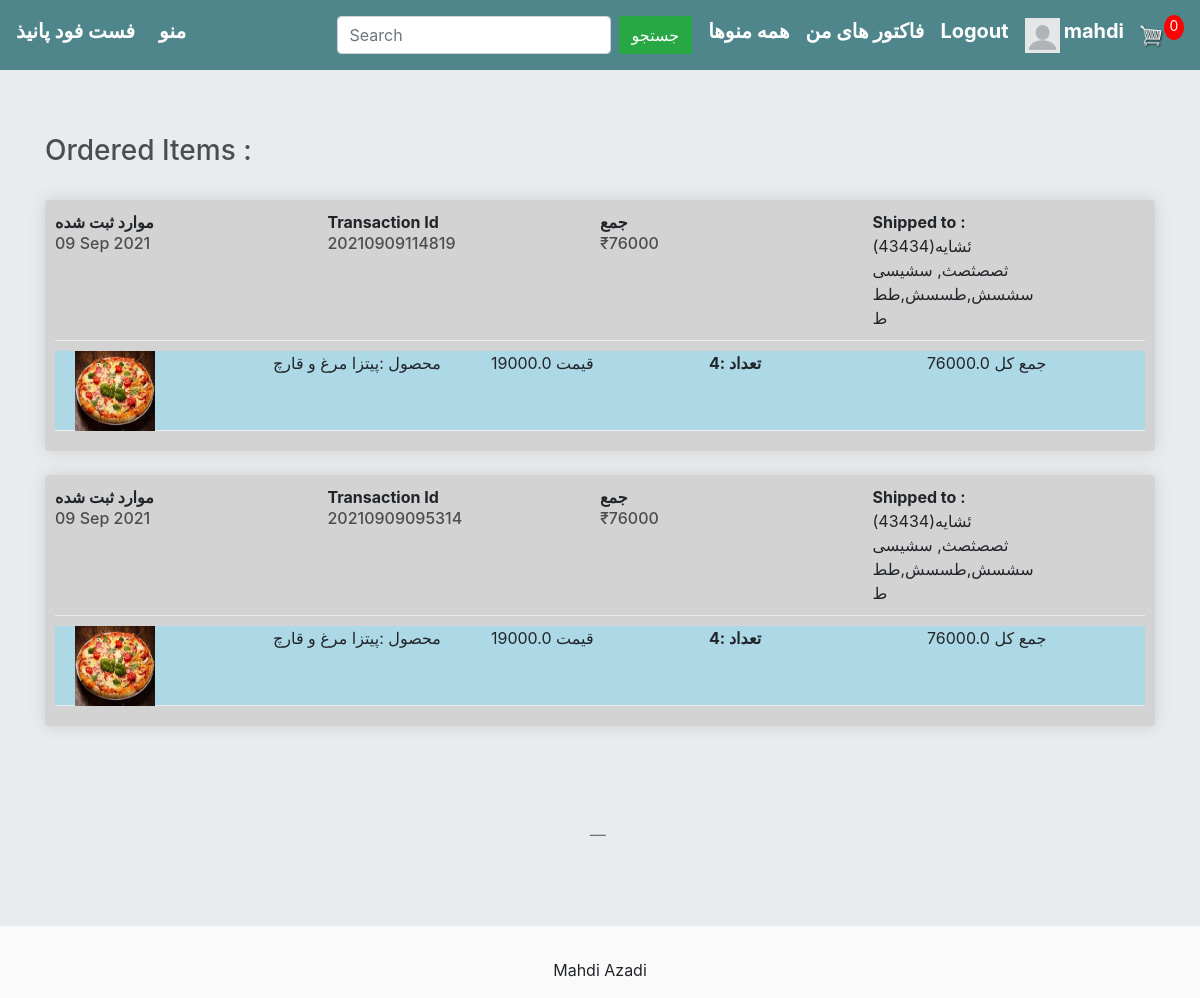
The app's page /order_details/ (signed in) with its own data.
### store/models.py (models this page shows, shortened)
class FullOrder(models.Model):
    user = models.ForeignKey(User,on_delete=models.CASCADE,null=True)
    recepient_fullname = models.CharField(max_length=100, null=True, blank=False)
    phone_no = models.IntegerField(null=True, blank=False)
    address_line1 = models.CharField(max_length=200, null=True, blank=False)
    address_line2 = models.CharField(max_length=100, null=True, blank=True)
    city = models.CharField(max_length=200, null=True,blank=False)
    state = models.CharField(max_length=200, null=True,blank=False)
    country = models.CharField(max_length=100, null=True, blank=False)
    zipcode = models.CharField(max_length=200, null=True,blank=False)
    amount = models.IntegerField(null=True,blank=True)
    transaction_id = models.CharField(max_length=100,null=True,blank=False)
    date_ordered = models.DateTimeField(auto_now_add=True,null=True,blank=True)

class Purchased_item(models.Model):
    user = models.ForeignKey(User,on_delete=models.CASCADE,null=True)
    order = models.ForeignKey(FullOrder,on_delete=models.CASCADE,null=True)
    quantity = models.IntegerField(default=0, blank=True, null=True)
    name = models.CharField(max_length=100, blank=False, name=False)
    price = models.FloatField(blank=False, null=True)
    image = models.ImageField(null=True, blank=True)
    description = models.TextField(null=True, blank=True)
    @property
    def get_imageURL(self):
        try:
            url = self.image.url
        except:
            url = ''
        return url
    @property
    def get_total(self):
        total = self.price * self.quantity
        return total

### store/views.py (the view)
# urls.py: path('order_details/',views.order_details,name='order_details'),
def order_details(request):
    if not request.user.is_authenticated:
        return HttpResponseRedirect(reverse('user_login'))
    total_item_cart = 0
    if request.user.is_authenticated:
        items = OrderItem.objects.filter(user=request.user)
        for item in items:
            total_item_cart += item.quantity
    orders = FullOrder.objects.filter(user=request.user).order_by('-date_ordered')
    ordered = []
    for order in orders:
        tt = []
        items = Purchased_item.objects.filter(order=order)
        for item in items:
            tt.append(item)
        ordered.append({'order': order, 'items': tt})
    product_categories = ProductCategories.objects.all()
    context = {
        'product_categories': product_categories,
        'ordered': ordered,
        'total_item_cart': total_item_cart,
    }
    return render(request,'store/order_details.html',context)

### store/templates/store/order_details.html (shortened to what this page needs)
{% extends 'store/main.html' %}
{% block content %}
    <h3>Ordered Items : </h3>
    <br>
    <div>
        {% if request.user.is_authenticated %}
            {% for order in ordered %}
                <div class="box-element" style="background-color: lightgray">
                        <div class="cart-row">
                            <div style="flex:1">
                                <strong>موارد ثبت شده</strong>
                                <h6>{{ order.order.date_ordered | date:"d M Y"}} </h6>
                            </div>
                            <div style="flex:1">
                                <strong>Transaction Id</strong>
                                <h6>{{order.order.transaction_id}}</h6>
                            </div>
                            <div style="flex:1">
                                <strong>جمع</strong>
                                <h6>&#8377;{{order.order.amount}}</h6>
                            </div>
                            <div style="flex:1">
                                <strong>Shipped to :</strong>
                                <div>{{order.order.recepient_fullname}}({{order.order.phone_no}})</div>
                                <div>{{order.order.address_line1}}, {{order.order.address_line2}}</div>
                                <div>{{order.order.city}},{{order.order.state}},{{order.order.country}}</div>
                                <div>{{order.order.zipcode}}</div>
                            </div>
                        </div>
                    {% for item in order.items %}
                        <div class="cart-row" style="background-color: lightblue;height: 80px">
                            <div style="flex:1"><img style="width: 80px; height: 80px;margin-left: 20px" class="row-image" src="{{item.get_imageURL}}"></div>
                            <div style="flex:1"><p>محصول :{{item.name}}</p></div>
                            <div style="flex:1"><p> قیمت {{item.price}}</p></div>
                            <div style="flex:1">
                                <p class="quantity">تعداد :{{item.quantity}}</p>
                            </div>
                            <div style="flex:1"><p> جمع کل {{item.get_total}}</p></div>
                        </div>
                    {% endfor %}
                </div>
                <br>
            {% endfor %}
            <br>
        {% endif %}
    </div>
    <br><br>
    <blockquote class="blockquote text-center">
        <footer class="blockquote-footer"> </footer>
    </blockquote>
{% endblock %}

### store/templates/store/main.html (shortened to what this page needs)
<!DOCTYPE html>
{% load static %}
<html>
<head>
	<link rel="stylesheet" href="https://stackpath.bootstrapcdn.com/bootstrap/4.4.1/css/bootstrap.min.css">
	<link rel="stylesheet" href="https://maxcdn.bootstrapcdn.com/bootstrap/4.0.0/css/bootstrap.min.css">
	<link rel="stylesheet" href="https://cdnjs.cloudflare.com/ajax/libs/font-awesome/5.14.0/css/all.min.css" />
	<link rel="stylesheet" type="text/css" href="{% static 'store/css/main.css' %}">
</head>
<body>
	<nav class="navbar navbar-expand-lg navbar-dark bg-dark">
	  <h5><strong><a class="navbar-brand" href="{% url 'store' %}" style="color: white">فست فود پانیذ</a></strong></h5>
	  <div class="collapse navbar-collapse" id="navbarSupportedContent">
	    <ul class="navbar-nav mr-auto">
	      <li class="nav-item active">
	        <h5><strong><a class="nav-link" href="{% url 'store' %}" style="color: white">منو <span class="sr-only">(current)</span></a></strong></h5>
	      </li>
	    </ul>
	    <div class="form-inline my-2 my-lg-0">
	    	<form method="get" action="{% url 'search' %}" class="form-inline my-2 my-lg-0">
					<input type="search" name="search" aria-label="Search" placeholder="Search" class="form-control mr-sm-2">
					<button class="btn btn-success my-2 mr-sm-3" type="submit">جستجو</button>
			</form>
			<div class="dropdown mr-sm-3">
					  <h5><strong><a style="color: white">همه  منوها</a></strong></h5>
			</div>
	    	{% if request.user.is_authenticated %}
	     		<h5 class="mr-sm-3"><strong><a href="{% url 'order_details' %}" style="color: white">فاکتور های من</a></strong></h5>
	     		<h5 class="mr-sm-3"><strong><a href="{% url 'user_logout' %}" style="color: white">Logout</a></strong></h5>
	     		{% if request.user.profile.photo %}
					<a href="{% url 'profilepage' username=user.username %}"><img class="mr-sm-1" src="{{ request.user.profile.photo.url }}" width="35" height="35"></a>
				{% else %}
					<a href="{% url 'profilepage' username=user.username %}"><img class="mr-sm-1" src="/static/images/default.png" width="35" , height="35"></a>
				{% endif %}
		    	<h5><strong><a href="{% url 'profilepage' username=request.user.username %}" style="color: white">{{request.user.username}}</a></strong></h5>
	     	{% else %}
	     		<h5 class="mr-sm-3"><strong><a href="{% url 'user_login' %}" style="color: white">ورود</a></strong></h5>
	     		<div>
		     		<h5 class="mr-sm-3"><strong><a href="{% url 'register' %}" style="color: white">ایجاد حساب</a></strong></h5>
	     		</div>
	     	{% endif %}
	     	<a href="{% url 'cart' %}">
	    		<img  id="cart-icon" src="{% static 'images/cart.png' %}">
	    	</a>
	    	<p id="cart-total">{{total_item_cart}}</p>
	    </div>
	  </div>
	</nav>
	<div class="jumbotron jumbotron-fluid">
		<div class="container container-fluid">
			{% block content %}
			{% endblock %}
		</div>
	</div>
	<footer class="footer">
		<p style="text-align: center;">Mahdi Azadi</p>
	</footer>
</body>
</html>

### store/static/store/css/main.css (style rules this page uses)
body { background-color: hsl(0, 0%, 98%); }
h1,h2,h3,h4,h5,h6 { color:hsl(0, 0%, 30%); }
.box-element { box-shadow:hsl(0, 0%, 80%) 0 0 16px; background-color: #fff; border-radius: 4px; padding: 10px; }
.bg-dark { background-color: #4f868c!important; }
#cart-icon { width:25px; display: inline-block; margin-left: 15px; }
#cart-total { display: block; text-align: center; color:#fff; background-color: red; width: 20px; height: 25px; border-radius: 50%; font-size: 14px; }
.btn { border-radius: 0; }
.row-image { width: 100px; }
.cart-row { display: flex; align-items: flex-stretch; padding-bottom: 10px; margin-bottom: 10px; border-bottom: 1px solid #ececec; }
.quantity { display: inline-block; font-weight: 700; padding-right:10px; }

### store/templates/store/main.html (style rules this page uses)
.dropdown { position: relative; display: inline-block; }

### records on screen
FullOrder: order.date_ordered "09 Sep 2021", order.transaction_id "20210909114819", order.amount "76000", order.recepient_fullname "ئشایه", order.phone_no "43434", order.address_line1 "ثصصثصث", order.address_line2 "سشیسی", order.city "سشسش", order.state "طسسش", order.country "طط", order.zipcode "ط"
Purchased_item: get_imageURL (picture), name "پیتزا مرغ و قارچ", price "19000.0", quantity "4", get_total "76000.0"
FullOrder: order.date_ordered "09 Sep 2021", order.transaction_id "20210909095314", order.amount "76000", order.recepient_fullname "ئشایه", order.phone_no "43434", order.address_line1 "ثصصثصث", order.address_line2 "سشیسی", order.city "سشسش", order.state "طسسش", order.country "طط", order.zipcode "ط"
Purchased_item: get_imageURL (picture), name "پیتزا مرغ و قارچ", price "19000.0", quantity "4", get_total "76000.0"

### other values on screen
{{ request.user.username }} "mahdi"
{{ total_item_cart }} "0"
